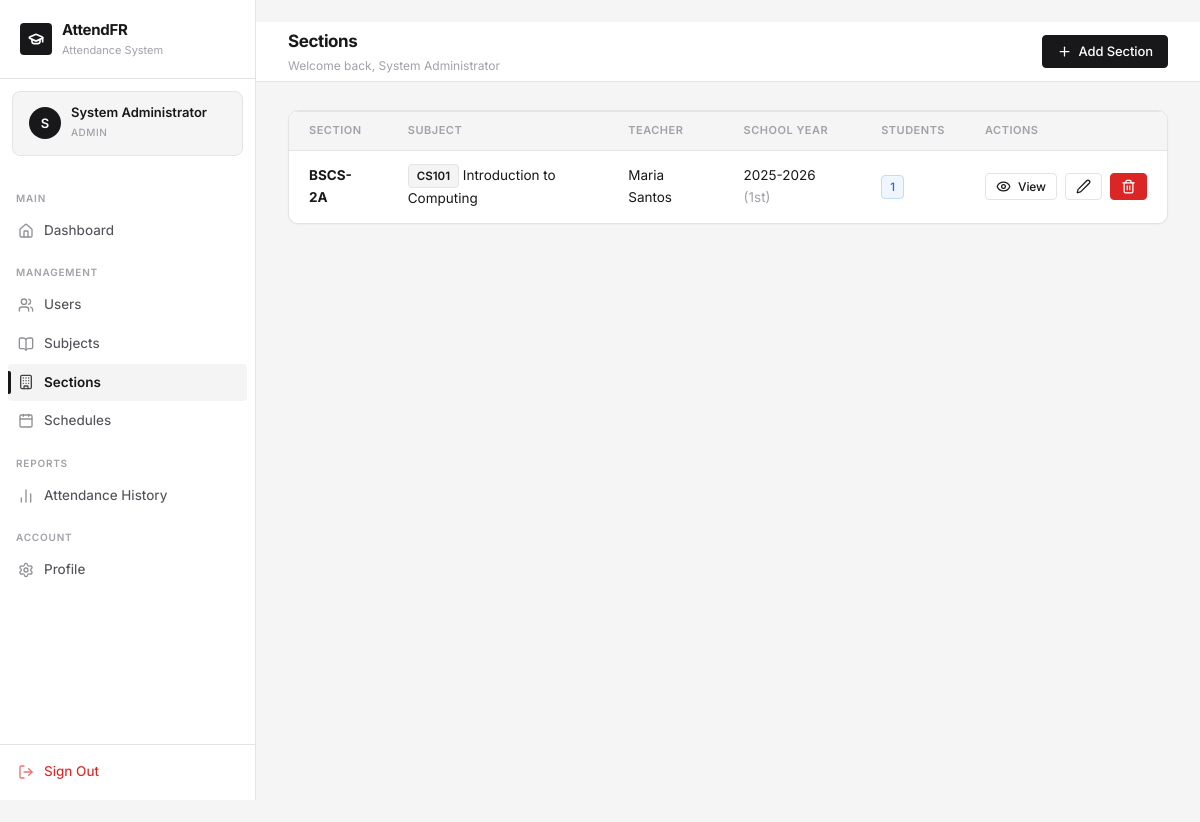
/sections/ (signed in), run on the app's committed database.
### accounts/models.py (models this page shows, shortened)
class CustomUser(AbstractUser):
    ROLE_CHOICES = (
        ('admin', 'Admin'),
        ('teacher', 'Teacher'),
        ('student', 'Student'),
    )
    role = models.CharField(max_length=10, choices=ROLE_CHOICES, default='student')
    profile_image = models.ImageField(upload_to='profiles/', blank=True, null=True)
    phone = models.CharField(max_length=20, blank=True)
    class Meta:
        verbose_name = 'User'
        verbose_name_plural = 'Users'

class Teacher(models.Model):
    user = models.OneToOneField(CustomUser, on_delete=models.CASCADE, related_name='teacher_profile')
    employee_id = models.CharField(max_length=20, unique=True)
    department = models.CharField(max_length=100, blank=True)
    specialization = models.CharField(max_length=150, blank=True)
    class Meta:
        verbose_name = 'Teacher'
        verbose_name_plural = 'Teachers'

### core/models.py (models this page shows, shortened)
class Section(models.Model):
    name = models.CharField(max_length=50)
    subject = models.ForeignKey(Subject, on_delete=models.CASCADE, related_name='sections')
    teacher = models.ForeignKey(
        Teacher, on_delete=models.SET_NULL, null=True, blank=True, related_name='sections'
    )
    school_year = models.CharField(max_length=20, default='2025-2026')
    semester = models.CharField(
        max_length=10,
        choices=[('1st', '1st Semester'), ('2nd', '2nd Semester'), ('summer', 'Summer')],
        default='1st'
    )
    created_at = models.DateTimeField(auto_now_add=True)
    class Meta:
        ordering = ['name']
        verbose_name = 'Section'
        verbose_name_plural = 'Sections'

class Subject(models.Model):
    name = models.CharField(max_length=150)
    code = models.CharField(max_length=20, unique=True)
    description = models.TextField(blank=True)
    units = models.PositiveSmallIntegerField(default=3)
    created_at = models.DateTimeField(auto_now_add=True)
    class Meta:
        ordering = ['code']
        verbose_name = 'Subject'
        verbose_name_plural = 'Subjects'

### core/views.py (the view)
# urls.py: path('sections/', views.section_list, name='section_list'),
@login_required
@admin_required
def section_list(request):
    sections = Section.objects.select_related('subject', 'teacher__user').annotate(
        student_count=Count('enrollments')
    ).order_by('name')
    return render(request, 'core/section_list.html', {'sections': sections})

### templates/core/section_list.html (shortened to what this page needs)
{% extends 'base.html' %}
{% block page_title %}Sections{% endblock %}
{% block header_actions %}<a href="{% url 'section_create' %}" class="btn btn-primary"><i data-lucide="plus"></i> Add Section</a>{% endblock %}
{% block content %}
<div class="card">
  <div class="table-container" style="border:none;">
    <table>
      <thead>
        <tr><th>Section</th><th>Subject</th><th>Teacher</th><th>School Year</th><th>Students</th><th>Actions</th></tr>
      </thead>
      <tbody>
        {% for section in sections %}
        <tr>
          <td><strong>{{ section.name }}</strong></td>
          <td><span class="badge badge-accent">{{ section.subject.code }}</span> {{ section.subject.name }}</td>
          <td>
            {% if section.teacher %}
              {{ section.teacher.user.get_full_name|default:section.teacher.user.username }}
            {% else %}
              <span class="text-muted">— Unassigned</span>
            {% endif %}
          </td>
          <td>{{ section.school_year }} <span class="text-muted">({{ section.semester }})</span></td>
          <td><span class="badge badge-info">{{ section.student_count }}</span></td>
          <td>
            <div class="flex gap-1">
              <a href="{% url 'section_detail' section.pk %}" class="btn btn-outline btn-sm"><i data-lucide="eye"></i> View</a>
              <a href="{% url 'section_edit' section.pk %}" class="btn btn-outline btn-sm"><i data-lucide="edit-2"></i></a>
              <a href="{% url 'section_delete' section.pk %}" class="btn btn-danger btn-sm"><i data-lucide="trash-2"></i></a>
            </div>
          </td>
        </tr>
        {% empty %}
        <tr><td colspan="6" class="text-center text-muted" style="padding:30px;">No sections yet. <a href="{% url 'section_create' %}">Create one</a></td></tr>
        {% endfor %}
      </tbody>
    </table>
  </div>
</div>
{% endblock %}

### templates/base.html (shortened to what this page needs)
{% load static %}
<!DOCTYPE html>
<html lang="en">
<head>
  <link rel="stylesheet" href="{% static 'css/style.css' %}">
</head>
<body>
{% if user.is_authenticated %}
<div class="app-layout">
  <aside class="sidebar" id="sidebar">
    <div class="sidebar-logo">
      <div class="sidebar-logo-icon"><i data-lucide="graduation-cap"></i></div>
      <div class="sidebar-logo-text">
        <h2>AttendFR</h2>
        <p>Attendance System</p>
      </div>
    </div>
    <div class="sidebar-user">
      {% if user.profile_image %}
        <img src="{{ user.profile_image.url }}" class="sidebar-user-avatar" alt="{{ user.username }}">
      {% else %}
        <div class="sidebar-user-avatar">{{ user.first_name|first|default:user.username|first|upper }}</div>
      {% endif %}
      <div class="sidebar-user-info">
        <div class="name">{{ user.get_full_name|default:user.username }}</div>
        <span class="role-badge {{ user.role }}">{{ user.get_role_display }}</span>
      </div>
    </div>
    <nav class="sidebar-nav">
      <div class="nav-section-label">Main</div>
      <a href="{% url 'dashboard' %}" class="nav-item {% if request.resolver_match.url_name == 'dashboard' %}active{% endif %}">
        <span class="icon"><i data-lucide="home"></i></span> Dashboard
      </a>
      {% if user.role == 'admin' %}
      <div class="nav-section-label">Management</div>
      <a href="{% url 'user_list' %}" class="nav-item {% if 'user' in request.resolver_match.url_name %}active{% endif %}">
        <span class="icon"><i data-lucide="users"></i></span> Users
      </a>
      <a href="{% url 'subject_list' %}" class="nav-item {% if 'subject' in request.resolver_match.url_name %}active{% endif %}">
        <span class="icon"><i data-lucide="book-open"></i></span> Subjects
      </a>
      <a href="{% url 'section_list' %}" class="nav-item {% if 'section' in request.resolver_match.url_name %}active{% endif %}">
        <span class="icon"><i data-lucide="building"></i></span> Sections
      </a>
      <a href="{% url 'schedule_list' %}" class="nav-item {% if 'schedule' in request.resolver_match.url_name %}active{% endif %}">
        <span class="icon"><i data-lucide="calendar"></i></span> Schedules
      </a>
      <div class="nav-section-label">Reports</div>
      <a href="{% url 'attendance_history' %}" class="nav-item {% if 'history' in request.resolver_match.url_name %}active{% endif %}">
        <span class="icon"><i data-lucide="bar-chart-2"></i></span> Attendance History
      </a>
      {% elif user.role == 'teacher' %}
      <div class="nav-section-label">Teaching</div>
      <a href="{% url 'attendance_history' %}" class="nav-item {% if 'history' in request.resolver_match.url_name %}active{% endif %}">
        <span class="icon"><i data-lucide="bar-chart-2"></i></span> My Sessions
      </a>
      {% endif %}
      <div class="nav-section-label">Account</div>
      <a href="{% url 'profile' %}" class="nav-item {% if request.resolver_match.url_name == 'profile' %}active{% endif %}">
        <span class="icon"><i data-lucide="settings"></i></span> Profile
      </a>
    </nav>
    <div class="sidebar-footer">
      <a href="{% url 'logout' %}" class="nav-item" style="color: var(--danger);">
        <span class="icon"><i data-lucide="log-out"></i></span> Sign Out
      </a>
    </div>
  </aside>
  <main class="main-content">
    <header class="top-header">
      <div class="header-title">
        <h1>{% block page_title %}Dashboard{% endblock %}</h1>
        {% block page_subtitle %}<p>Welcome back, {{ user.get_full_name|default:user.username }}</p>{% endblock %}
      </div>
      <div class="header-actions">
        {% block header_actions %}{% endblock %}
      </div>
    </header>
    <div class="page-content">
      {% block content %}{% endblock %}
    </div>
  </main>
</div>
{% else %}
  {% block auth_content %}{% endblock %}
{% endif %}
</body>
</html>

### data on the page
CustomUser: first_name|first "S", get_full_name "System Administrator", role "ADMIN"
Section: name "BSCS-2A", subject.code "CS101", subject.name "Introduction to Computing", teacher.user.get_full_name "Maria Santos", school_year "2025-2026", semester "1st", student_count "1"
